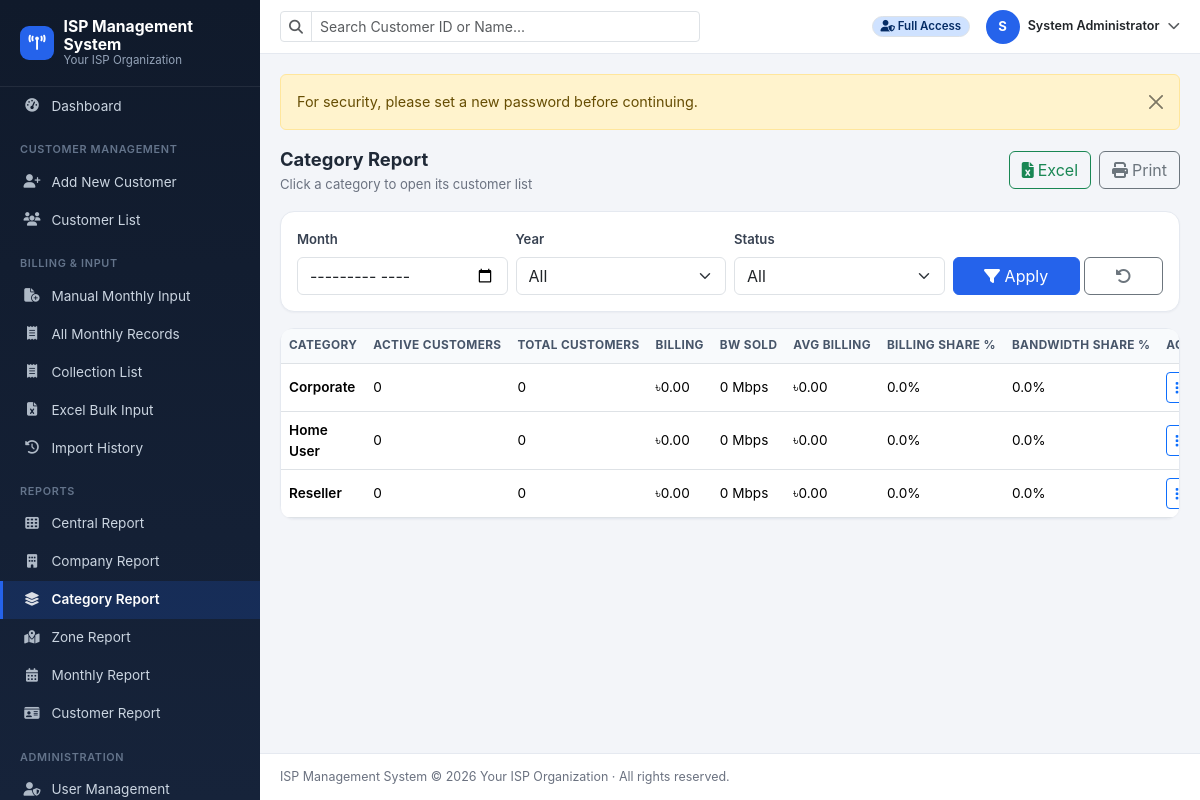
/reports/category.php (signed in), run on the app's committed database.
### tables this page shows
CREATE TABLE IF NOT EXISTS `users` (
  `id` INT UNSIGNED NOT NULL AUTO_INCREMENT,
  `full_name` VARCHAR(150) NOT NULL,
  `username` VARCHAR(60) NOT NULL,
  `email` VARCHAR(150) NOT NULL,
  `password` VARCHAR(255) NOT NULL,
  `role` ENUM('admin','viewer') NOT NULL DEFAULT 'viewer',
  `status` ENUM('active','inactive') NOT NULL DEFAULT 'active',
  `failed_attempts` TINYINT UNSIGNED NOT NULL DEFAULT 0,
  `locked_until` DATETIME NULL DEFAULT NULL,
  `remember_token` VARCHAR(100) NULL DEFAULT NULL,
  `last_login_at` DATETIME NULL DEFAULT NULL,
  `must_change_password` TINYINT(1) NOT NULL DEFAULT 0,
  `created_at` DATETIME NOT NULL DEFAULT CURRENT_TIMESTAMP,
  `updated_at` DATETIME NOT NULL DEFAULT CURRENT_TIMESTAMP ON UPDATE CURRENT_TIMESTAMP,
  PRIMARY KEY (`id`),
  UNIQUE KEY `uq_users_username` (`username`),
  UNIQUE KEY `uq_users_email` (`email`)
);

CREATE TABLE IF NOT EXISTS `categories` (
  `id` INT UNSIGNED NOT NULL AUTO_INCREMENT,
  `category_name` VARCHAR(100) NOT NULL,
  `status` ENUM('active','inactive') NOT NULL DEFAULT 'active',
  `created_at` DATETIME NOT NULL DEFAULT CURRENT_TIMESTAMP,
  `updated_at` DATETIME NOT NULL DEFAULT CURRENT_TIMESTAMP ON UPDATE CURRENT_TIMESTAMP,
  PRIMARY KEY (`id`),
  UNIQUE KEY `uq_categories_name` (`category_name`)
);

### includes/functions.php (called while the page is built, shortened)
<?php
function app_settings(): array
{
    static $settings = null;
    if ($settings === null) {
        $settings = [];
        try {
            $stmt = db()->query('SELECT setting_key, setting_value FROM settings');
            foreach ($stmt->fetchAll() as $row) {
                $settings[$row['setting_key']] = $row['setting_value'];
            }
        } catch (Throwable $e) {
        }
        $defaults = [
            'software_name'          => 'ISP Management System',
            'organization_name'      => 'Your ISP Organization',
            'logo_path'              => '',
            'currency_code'          => 'BDT',
            'currency_symbol'        => '৳',
            'timezone'               => 'Asia/Dhaka',
            'date_format'            => 'd-m-Y',
            'month_format'           => 'M-Y',
            'customer_id_digits'     => '5',
            'default_pagination'     => '25',
            'excel_upload_limit_mb'  => '10',
            'session_timeout_minutes'=> '60',
        ];
        $settings = array_merge($defaults, $settings);
    }
    return $settings;
}
function setting(string $key, $default = null)
{
    $settings = app_settings();
    return $settings[$key] ?? $default;
}
function format_currency($amount, bool $withSymbol = true): string
{
    $amount = (float) $amount;
    $formatted = number_format($amount, 2);
    return $withSymbol ? setting('currency_symbol', '৳') . $formatted : $formatted;
}
function format_bandwidth($mbps): string
{
    $mbps = (float) $mbps;
    $out = number_format($mbps, $mbps == floor($mbps) ? 0 : 2) . ' Mbps';
    return $out;
}
function format_percent($value, int $decimals = 1): string
{
    return number_format((float) $value, $decimals) . '%';
}
function safe_percent($numerator, $denominator, int $decimals = 1): float
{
    $denominator = (float) $denominator;
    if ($denominator == 0.0) {
        return 0.0;
    }
    return round(((float) $numerator / $denominator) * 100, $decimals);
}
function safe_divide($numerator, $denominator): float
{
    $denominator = (float) $denominator;
    if ($denominator == 0.0) {
        return 0.0;
    }
    return (float) $numerator / $denominator;
}
function e(?string $value): string
{
    return htmlspecialchars($value ?? '', ENT_QUOTES, 'UTF-8');
}
function get_param(string $key, $default = '')
{
    return isset($_GET[$key]) ? trim((string) $_GET[$key]) : $default;
}
function flash_get(): array
{
    $messages = $_SESSION['flash'] ?? [];
    return $messages;
}
function build_query(array $overrides = []): string
{
    $params = array_merge($_GET, $overrides);
    return http_build_query($params);
}
function run_all(string $sql, array $params = []): array
{
    $stmt = db()->prepare($sql);
    $stmt->execute($params);
    return $stmt->fetchAll();
}
function base_url(string $path = ''): string
{
    $base = defined('BASE_URL') ? BASE_URL : '';
    return rtrim($base, '/') . '/' . ltrim($path, '/');
}

### includes/db.php (called while the page is built)
<?php
function db(): PDO
{
    static $pdo = null;
    if ($pdo === null) {
        $dsn = 'mysql:host=' . DB_HOST . ';dbname=' . DB_NAME . ';charset=' . DB_CHARSET;
        $options = [
            PDO::ATTR_ERRMODE            => PDO::ERRMODE_EXCEPTION,
            PDO::ATTR_DEFAULT_FETCH_MODE => PDO::FETCH_ASSOC,
            PDO::ATTR_EMULATE_PREPARES   => false,
        ];
        try {
            $pdo = new PDO($dsn, DB_USER, DB_PASSWORD, $options);
        } catch (PDOException $e) {
            http_response_code(500);
            if (defined('APP_DEBUG') && APP_DEBUG) {
                die('Database connection failed: ' . htmlspecialchars($e->getMessage()));
            }
            die('Database connection failed. Please check config/database.php and try again.');
        }
    }
    return $pdo;
}

### config/config.php (called while the page is built, shortened)
<?php
require_once APP_ROOT . '/includes/db.php';
require_once APP_ROOT . '/includes/functions.php';
require_once APP_ROOT . '/includes/auth.php';
$settingsTz = setting('timezone', 'Asia/Dhaka');

### includes/auth.php (called while the page is built, shortened)
<?php
function is_logged_in(): bool
{
    return !empty($_SESSION['user_id']);
}
function current_user_id(): ?int
{
    return $_SESSION['user_id'] ?? null;
}
function current_user(): array
{
    static $user = null;
    if ($user !== null) {
        return $user;
    }
    $stmt = db()->prepare('SELECT * FROM users WHERE id = ? LIMIT 1');
    $stmt->execute([current_user_id()]);
    $row = $stmt->fetch();
    $user = $row;
    return $user;
}
function is_admin(): bool
{
    $u = current_user();
    return !empty($u) && $u['role'] === 'admin';
}
function require_login(): void
{
    if (!is_logged_in() || empty(current_user())) {
        $_SESSION['redirect_after_login'] = $_SERVER['REQUEST_URI'] ?? base_url('dashboard.php');
        redirect(base_url('login.php'));
    }
}

### reports/category.php (the view, shortened to what this page needs)
<?php
require_once __DIR__ . '/../config/config.php';
require_login();
$month = get_param('month');
$mrExtra = ''; $mrExtraParams = [];
$custExtra = ''; $custExtraParams = [];
$rows = run_all(
    "SELECT cat.id, cat.category_name,
        SUM(CASE WHEN c.status='Active' THEN 1 ELSE 0 END) active_customers,
        COUNT(DISTINCT c.id) total_customers,
        COALESCE(SUM(m.billing_amount),0) billing,
        COALESCE(SUM(m.bandwidth_mbps),0) bw
     FROM categories cat
     LEFT JOIN customers c ON c.category_id = cat.id AND c.deleted_at IS NULL $custExtra
     LEFT JOIN monthly_records m ON m.customer_id = c.id AND m.deleted_at IS NULL $mrExtra
     GROUP BY cat.id ORDER BY cat.category_name",
    array_merge($custExtraParams, $mrExtraParams)
);
$grandBilling = array_sum(array_column($rows, 'billing'));
$grandBw = array_sum(array_column($rows, 'bw'));
$activeNav = 'report_category';
require_once __DIR__ . '/../includes/header.php';
?>
<div class="d-flex flex-wrap justify-content-between align-items-center mb-3 gap-2 no-print">
  <div><div class="section-title">Category Report</div><div class="section-sub">Click a category to open its customer list</div></div>
  <div class="d-flex gap-2">
    <a href="<?= e(base_url('reports/export.php?type=category&format=xlsx&' . build_query())) ?>" class="btn btn-outline-success"><i class="fa-solid fa-file-excel me-1"></i>Excel</a>
    <button class="btn btn-outline-secondary" onclick="window.print()"><i class="fa-solid fa-print me-1"></i>Print</button>
  </div>
</div>
<div class="card mb-3 no-print">
  <div class="card-body">
    <form method="get" class="row g-2 align-items-end">
      <div class="col-md-3"><label class="form-label">Month</label><input type="month" name="month" class="form-control" value="<?= e($month) ?>"></div>
      <div class="col-md-3"><label class="form-label">Year</label><select name="year" class="form-select"><option value="">All</option></select></div>
      <div class="col-md-3"><label class="form-label">Status</label><select name="status" class="form-select"><option value="">All</option></select></div>
      <div class="col-md-3 d-flex gap-1"><button class="btn btn-primary flex-fill" type="submit"><i class="fa-solid fa-filter"></i> Apply</button><a href="<?= e(base_url('reports/category.php')) ?>" class="btn btn-outline-secondary flex-fill"><i class="fa-solid fa-rotate-left"></i></a></div>
    </form>
  </div>
</div>
<div class="card">
  <div class="table-responsive">
    <table class="table table-hover mb-0 datatable">
      <thead><tr><th>Category</th><th>Active Customers</th><th>Total Customers</th><th>Billing</th><th>BW Sold</th><th>Avg Billing</th><th>Billing Share %</th><th>Bandwidth Share %</th><th class="no-print">Action</th></tr></thead>
      <tbody>
        <?php foreach ($rows as $r): ?>
        <tr>
          <td class="fw-semibold"><?= e($r['category_name']) ?></td>
          <td><?= number_format($r['active_customers']) ?></td>
          <td><?= number_format($r['total_customers']) ?></td>
          <td><?= format_currency($r['billing']) ?></td>
          <td><?= format_bandwidth($r['bw']) ?></td>
          <td><?= format_currency(safe_divide($r['billing'], $r['active_customers'])) ?></td>
          <td><?= format_percent(safe_percent($r['billing'], $grandBilling)) ?></td>
          <td><?= format_percent(safe_percent($r['bw'], $grandBw)) ?></td>
          <td class="no-print"><a href="<?= e(base_url('customers/index.php?category=' . $r['id'])) ?>" class="btn btn-sm btn-outline-primary"><i class="fa-solid fa-list"></i></a></td>
        </tr>
        <?php endforeach; ?>
      </tbody>
    </table>
  </div>
</div>
<?php require_once __DIR__ . '/../includes/footer.php'; ?>

### includes/header.php (shortened to what this page needs)
<?php
$__user = current_user();
$activeNav = $activeNav ?? '';
$softwareName = setting('software_name', 'ISP Management System');
?>
<!DOCTYPE html>
<html lang="en">
<head>
<link rel="stylesheet" href="https://cdnjs.cloudflare.com/ajax/libs/bootstrap/5.3.3/css/bootstrap.min.css">
<link rel="stylesheet" href="https://cdnjs.cloudflare.com/ajax/libs/font-awesome/6.5.2/css/all.min.css">
<link rel="stylesheet" href="https://cdnjs.cloudflare.com/ajax/libs/datatables/1.13.11/css/dataTables.bootstrap5.min.css">
<link rel="stylesheet" href="<?= e(base_url('assets/css/style.css')) ?>">
</head>
<body>
<div class="ism-wrapper">
  <aside class="ism-sidebar" id="ismSidebar">
    <div class="brand">
      <div class="logo-badge"><i class="fa-solid fa-tower-broadcast"></i></div>
      <div class="brand-text"><?= e($softwareName) ?><small><?= e(setting('organization_name', '')) ?></small></div>
    </div>
    <nav class="nav flex-column pb-4">
      <a class="nav-link <?= $activeNav === 'dashboard' ? 'active' : '' ?>" href="<?= e(base_url('dashboard.php')) ?>">
        <i class="fa-solid fa-gauge-high"></i> Dashboard
      </a>
      <div class="ism-nav-section-title">Customer Management</div>
      <?php if (is_admin()): ?>
      <a class="nav-link <?= $activeNav === 'customer_add' ? 'active' : '' ?>" href="<?= e(base_url('customers/add.php')) ?>">
        <i class="fa-solid fa-user-plus"></i> Add New Customer
      </a>
      <?php endif; ?>
      <a class="nav-link <?= $activeNav === 'customer_list' ? 'active' : '' ?>" href="<?= e(base_url('customers/index.php')) ?>">
        <i class="fa-solid fa-users"></i> Customer List
      </a>
      <div class="ism-nav-section-title">Billing &amp; Input</div>
      <?php if (is_admin()): ?>
      <a class="nav-link <?= $activeNav === 'billing_add' ? 'active' : '' ?>" href="<?= e(base_url('billing/add.php')) ?>">
        <i class="fa-solid fa-file-circle-plus"></i> Manual Monthly Input
      </a>
      <?php endif; ?>
      <a class="nav-link <?= $activeNav === 'billing_list' ? 'active' : '' ?>" href="<?= e(base_url('billing/index.php')) ?>">
        <i class="fa-solid fa-receipt"></i> All Monthly Records
      </a>
      <a class="nav-link <?= $activeNav === 'collection_list' ? 'active' : '' ?>" href="<?= e(base_url('billing/collection_list.php')) ?>">
        <i class="fa-solid fa-receipt"></i> Collection List
      </a>
      <?php if (is_admin()): ?>
      <a class="nav-link <?= $activeNav === 'import_upload' ? 'active' : '' ?>" href="<?= e(base_url('import/upload.php')) ?>">
        <i class="fa-solid fa-file-excel"></i> Excel Bulk Input
      </a>
      <a class="nav-link <?= $activeNav === 'import_history' ? 'active' : '' ?>" href="<?= e(base_url('import/history.php')) ?>">
        <i class="fa-solid fa-clock-rotate-left"></i> Import History
      </a>
      <?php endif; ?>
      <div class="ism-nav-section-title">Reports</div>
      <a class="nav-link <?= $activeNav === 'report_central' ? 'active' : '' ?>" href="<?= e(base_url('reports/central.php')) ?>">
        <i class="fa-solid fa-table-cells"></i> Central Report
      </a>
      <a class="nav-link <?= $activeNav === 'report_company' ? 'active' : '' ?>" href="<?= e(base_url('reports/company.php')) ?>">
        <i class="fa-solid fa-building"></i> Company Report
      </a>
      <a class="nav-link <?= $activeNav === 'report_category' ? 'active' : '' ?>" href="<?= e(base_url('reports/category.php')) ?>">
        <i class="fa-solid fa-layer-group"></i> Category Report
      </a>
      <a class="nav-link <?= $activeNav === 'report_zone' ? 'active' : '' ?>" href="<?= e(base_url('reports/zone.php')) ?>">
        <i class="fa-solid fa-map-location-dot"></i> Zone Report
      </a>
      <a class="nav-link <?= $activeNav === 'report_monthly' ? 'active' : '' ?>" href="<?= e(base_url('reports/monthly.php')) ?>">
        <i class="fa-solid fa-calendar-days"></i> Monthly Report
      </a>
      <a class="nav-link <?= $activeNav === 'report_customer' ? 'active' : '' ?>" href="<?= e(base_url('reports/customer.php')) ?>">
        <i class="fa-solid fa-id-card"></i> Customer Report
      </a>
      <?php if (is_admin()): ?>
      <div class="ism-nav-section-title">Administration</div>
      <a class="nav-link <?= $activeNav === 'admin_users' ? 'active' : '' ?>" href="<?= e(base_url('admin/users.php')) ?>">
        <i class="fa-solid fa-user-shield"></i> User Management
      </a>
      <?php endif; ?>
    </nav>
  </aside>
  <div class="ism-main">
    <div class="ism-topbar no-print">
      <form class="flex-grow-1" style="max-width:420px;" action="<?= e(base_url('reports/customer.php')) ?>" method="get">
        <div class="input-group input-group-sm">
          <span class="input-group-text bg-white"><i class="fa-solid fa-magnifying-glass text-muted"></i></span>
          <input type="text" class="form-control" name="q" placeholder="Search Customer ID or Name..." value="<?= e($_GET['q'] ?? '') ?>">
        </div>
      </form>
      <div class="ms-auto d-flex align-items-center gap-3">
        <span class="badge rounded-pill <?= is_admin() ? 'bg-primary-subtle text-primary-emphasis' : 'bg-secondary-subtle text-secondary-emphasis' ?> border">
          <i class="fa-solid <?= is_admin() ? 'fa-user-shield' : 'fa-eye' ?>"></i>
          <?= is_admin() ? 'Full Access' : 'View Only' ?>
        </span>
        <div class="dropdown">
          <a class="d-flex align-items-center gap-2 text-decoration-none text-dark cursor-pointer" data-bs-toggle="dropdown">
            <span class="avatar-circle"><?= e(strtoupper(substr($__user['full_name'] ?? 'U', 0, 1))) ?></span>
            <span class="d-none d-md-inline small fw-semibold"><?= e($__user['full_name'] ?? '') ?></span>
            <i class="fa-solid fa-chevron-down small text-muted"></i>
          </a>
        </div>
      </div>
    </div>
    <div class="ism-content">
      <?php $flashes = flash_get(); if ($flashes): ?>
        <?php foreach ($flashes as $f): ?>
          <div class="alert alert-<?= e($f['type']) ?> alert-dismissible fade show" role="alert">
            <?= $f['message'] ?>
            <button type="button" class="btn-close" data-bs-dismiss="alert"></button>
          </div>
        <?php endforeach; ?>
      <?php endif; ?>

### data on the page
users: full_name "S", full_name "System Administrator"
categories: category_name "Corporate", active_customers "0", total_customers "0", billing "৳0.00", bw "0 Mbps", active_customers "৳0.00", billing "0.0%", bw "0.0%"
categories: category_name "Home User", active_customers "0", total_customers "0", billing "৳0.00", bw "0 Mbps", active_customers "৳0.00", billing "0.0%", bw "0.0%"
categories: category_name "Reseller", active_customers "0", total_customers "0", billing "৳0.00", bw "0 Mbps", active_customers "৳0.00", billing "0.0%", bw "0.0%"

### other printed values
$softwareName "ISP Management System"
setting('organization_name', '') "Your ISP Organization"
$f['message'] "For security, please set a new password before continuing."
setting('software_name', 'ISP Management System') "ISP Management System"
